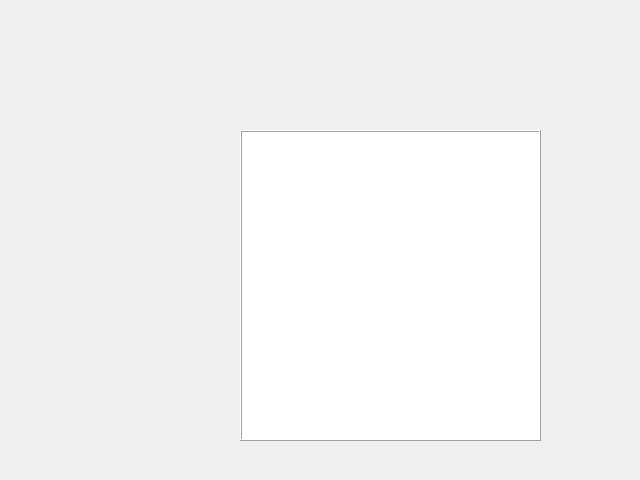
<?xml version="1.0" encoding="UTF-8"?>
<ui version="4.0">
 <class>ImgShowWidget</class>
 <widget class="QWidget" name="ImgShowWidget">
  <property name="geometry">
   <rect>
    <x>0</x>
    <y>0</y>
    <width>640</width>
    <height>480</height>
   </rect>
  </property>
  <property name="windowTitle">
   <string>ImgShowWidget</string>
  </property>
  <widget class="QLabel" name="ImgShowArea">
   <property name="geometry">
    <rect>
     <x>240</x>
     <y>130</y>
     <width>301</width>
     <height>311</height>
    </rect>
   </property>
   <property name="palette">
    <palette>
     <active>
      <colorrole role="Window">
       <brush brushstyle="SolidPattern">
        <color alpha="255">
         <red>255</red>
         <green>255</green>
         <blue>255</blue>
        </color>
       </brush>
      </colorrole>
     </active>
     <inactive>
      <colorrole role="Window">
       <brush brushstyle="SolidPattern">
        <color alpha="255">
         <red>255</red>
         <green>255</green>
         <blue>255</blue>
        </color>
       </brush>
      </colorrole>
     </inactive>
     <disabled>
      <colorrole role="Base">
       <brush brushstyle="SolidPattern">
        <color alpha="255">
         <red>255</red>
         <green>255</green>
         <blue>255</blue>
        </color>
       </brush>
      </colorrole>
      <colorrole role="Window">
       <brush brushstyle="SolidPattern">
        <color alpha="255">
         <red>255</red>
         <green>255</green>
         <blue>255</blue>
        </color>
       </brush>
      </colorrole>
     </disabled>
    </palette>
   </property>
   <property name="autoFillBackground">
    <bool>true</bool>
   </property>
   <property name="frameShape">
    <enum>QFrame::Box</enum>
   </property>
   <property name="frameShadow">
    <enum>QFrame::Raised</enum>
   </property>
   <property name="text">
    <string/>
   </property>
  </widget>
 </widget>
 <resources/>
 <connections/>
</ui>
